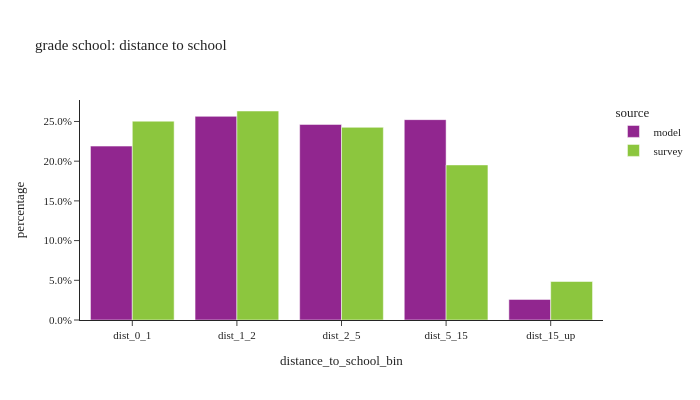

The notebook cell this image was saved under:
### Code cell
# distance to school: grade school
util.plot_share_barchart(per_data.loc[per_data['is_gradeschool']], 'person_weight', 'distance_to_school_bin', title="grade school: distance to school")

### Figure 1 — Plotly figure (JSON) as saved in the notebook; plotly's stock layout.template omitted (floating-point values rounded to 4 significant figures)
{"data": [{"alignmentgroup": "True", "customdata": [[92937], [108835], [104531], [107078], [10996]], "hovertemplate": "source=model<br>distance_to_school_bin=%{x}<br>percentage=%{y}<br>sample_size=%{customdata[0]}<extra></extra>", "legendgroup": "model", "marker": {"color": "#91268F", "pattern": {"shape": ""}}, "name": "model", "offsetgroup": "model", "orientation": "v", "showlegend": true, "textposition": "auto", "type": "bar", "x": ["dist_0_1", "dist_1_2", "dist_2_5", "dist_5_15", "dist_15_up"], "xaxis": "x", "y": [0.219, 0.2565, 0.2463, 0.2523, 0.02591], "yaxis": "y"}, {"alignmentgroup": "True", "customdata": [[157], [157], [179], [81], [20]], "hovertemplate": "source=survey<br>distance_to_school_bin=%{x}<br>percentage=%{y}<br>sample_size=%{customdata[0]}<extra></extra>", "legendgroup": "survey", "marker": {"color": "#8CC63E", "pattern": {"shape": ""}}, "name": "survey", "offsetgroup": "survey", "orientation": "v", "showlegend": true, "textposition": "auto", "type": "bar", "x": ["dist_0_1", "dist_1_2", "dist_2_5", "dist_5_15", "dist_15_up"], "xaxis": "x", "y": [0.2504, 0.2632, 0.2426, 0.1953, 0.0485], "yaxis": "y"}], "layout": {"barmode": "group", "height": 400, "legend": {"title": {"text": "source"}, "tracegroupgap": 0}, "title": {"text": "grade school: distance to school"}, "width": 700, "xaxis": {"anchor": "y", "domain": [0, 1], "title": {"text": "distance_to_school_bin"}}, "yaxis": {"anchor": "x", "domain": [0, 1], "tickformat": ".1%", "title": {"text": "percentage"}}}}
